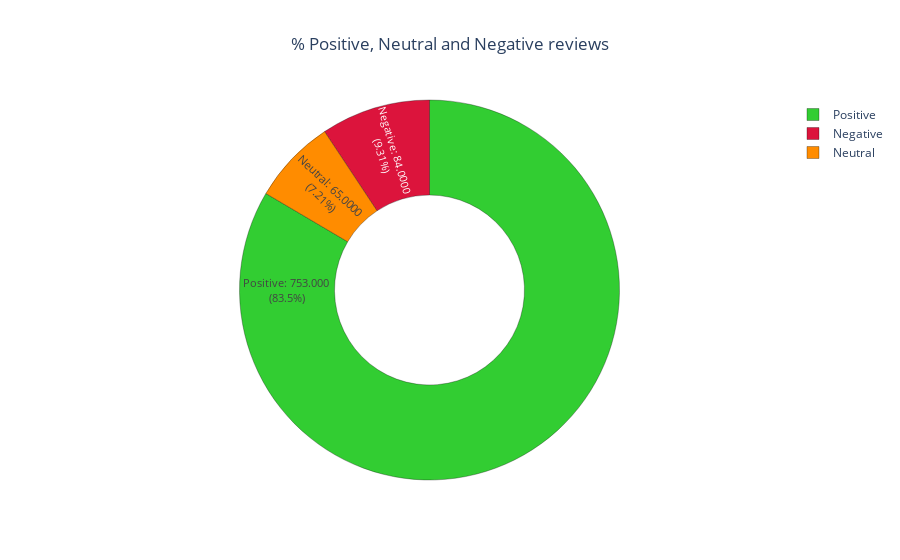

The notebook cell saved with this chart:
### Code cell
import plotly.graph_objects as go

colors = ['limegreen', 'crimson', 'darkorange']
fig = go.Figure(data=[go.Pie(labels=sentiments,values=values, textinfo='label+percent',
                             insidetextorientation='radial',hole=.5,
                             texttemplate = "%{label}: %{value:,s} <br>(%{percent})",
                             textposition = "inside"                           
                            )])
fig.update_traces(marker=dict(colors=colors, line=dict(color='#000000', width=0.3)))
fig.update_layout(
    title="% Positive, Neutral and Negative reviews",
    title_x=0.5
)
fig.show()

### Figure 1 — Plotly figure (JSON) as saved in the notebook; plotly's stock layout.template omitted (floating-point values rounded to 4 significant figures)
{"data": [{"hole": 0.5, "insidetextorientation": "radial", "labels": ["Positive", "Negative", "Neutral"], "marker": {"colors": ["limegreen", "crimson", "darkorange"], "line": {"color": "#000000", "width": 0.3}}, "textinfo": "label+percent", "textposition": "inside", "texttemplate": "%{label}: %{value:,s} <br>(%{percent})", "type": "pie", "values": [753, 84, 65]}], "layout": {"title": {"text": "% Positive, Neutral and Negative reviews", "x": 0.5}}}
